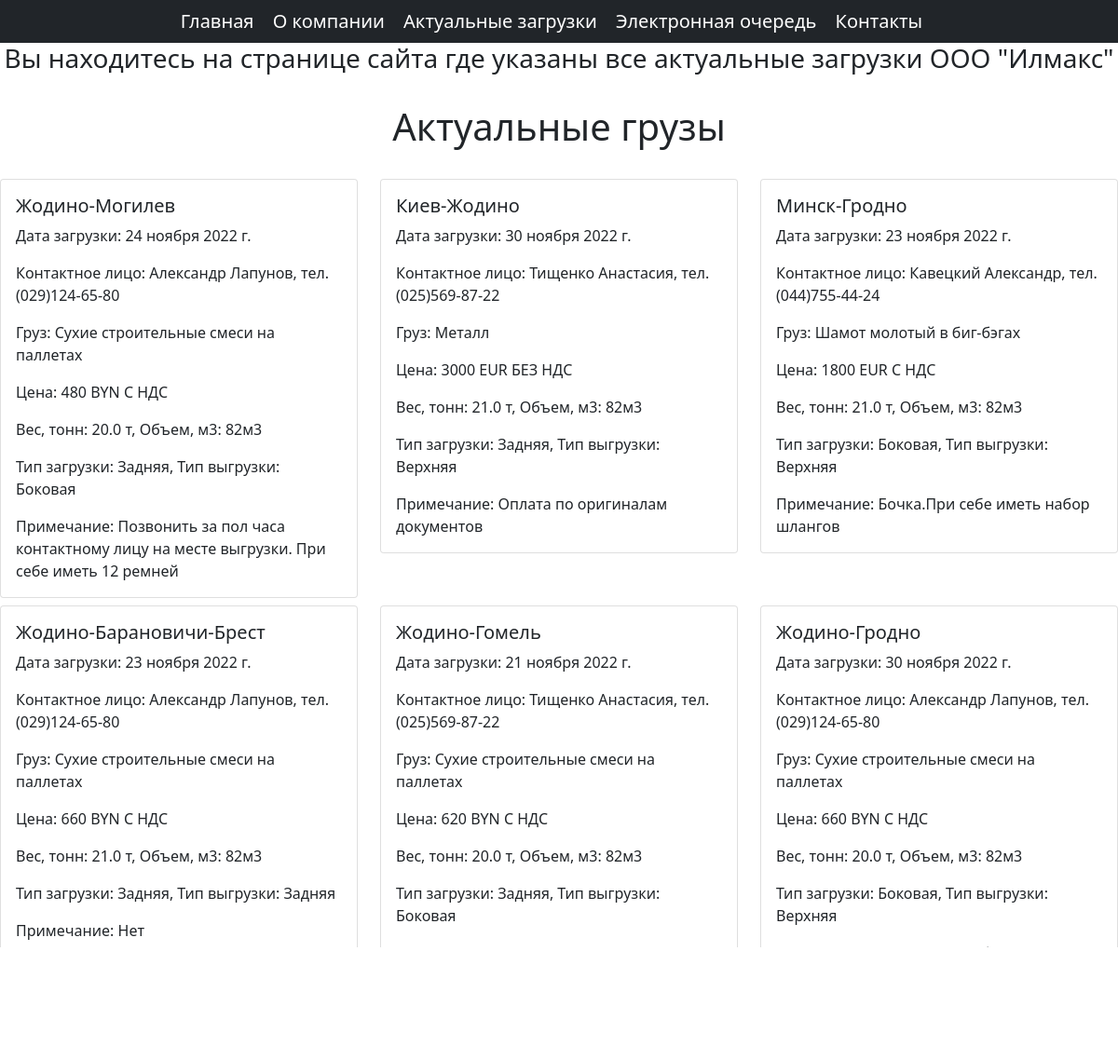
Page /actual/ on the committed database.
### main1/models.py (models this page shows, shortened)
class Actual(models.Model):
    title2 = models.CharField(max_length=200)  # маршрут перевозкиd
    date_of_transportation = models.DateField()  # поле дата загрузки
    itinerary = models.ForeignKey('Itinerary', on_delete=models.CASCADE)  # поле маршрут перевозки
    customers_contact_person = models.ForeignKey('Person', on_delete=models.CASCADE)  # поле контактное лицо заказчика
    cargos = models.ForeignKey('Cargo', on_delete=models.CASCADE) # поле груз
    price = models.CharField(max_length=20) # поле цена
    currency= models.ForeignKey('Currency', on_delete=models.CASCADE) # поле валюта
    taxes = models.ForeignKey('Tax', on_delete=models.CASCADE) # поле налог
    weight = models.ForeignKey('Weight', on_delete=models.CASCADE) # поле вес
    volume = models.ForeignKey('Volume', on_delete=models.CASCADE) # поле обьем
    typesofloading = models.ForeignKey('Typeofloading', on_delete=models.CASCADE) # поле тип загрузки
    typesofunloading = models.ForeignKey('Typeofunloading', on_delete=models.CASCADE) # поле тип выгрузки
    note = models.TextField()  # поле примечание по отгрузке

class Itinerary(models.Model):
    title = models.CharField(max_length=200)  # поле название маршрута
    def __str__(self):
        return self.title

class Person(models.Model):
    contact_person = models.CharField(max_length=200) # поле контактное лицо
    def __str__(self):
        return self.contact_person

class Cargo(models.Model):
    cargo = models.CharField(max_length=200) # поле наименование груза
    def __str__(self):
        return self.cargo

class Currency(models.Model):
    currency = models.CharField(max_length=20) # поле валюта
    def __str__(self):
        return self.currency

class Tax(models.Model):
    tax = models.CharField(max_length=50) # поле налог НДС
    def __str__(self):
        return self.tax

class Weight(models.Model):
    weight = models.FloatField() # поле вес
    def __str__(self):
        return str(self.weight)

class Volume(models.Model):
    volume = models.IntegerField() # поле обьем
    def __str__(self):
        return str(self.volume)

class Typeofloading(models.Model):
    typeofloading = models.CharField(max_length=100) # поле тип загрузки
    def __str__(self):
        return self.typeofloading

class Typeofunloading(models.Model):
    typeofunloading = models.CharField(max_length=100) # поле тип выгрузки
    def __str__(self):
        return self.typeofunloading

### main1/views.py (the view)
# urls.py: path('actual/', views.actual, name='actual'),  # путь на страницу views.homepage
def actual(request):  # функция запроса
    cargo = Actual.objects.get_queryset().order_by('id')  # получение кверисет всех обьектов, полей из созданных записей
    paginator = Paginator(cargo, 6)
    page_number = request.GET.get('page', 1)
    page = paginator.get_page(page_number)
    is_paginated = page.has_other_pages()
    if page.has_previous():
        prev_url = '?page={}'.format(page.previous_page_number())
    else:
        prev_url = ''
    if page.has_next():
        next_url = '?page={}'.format(page.next_page_number())
    else:
        next_url = ''
    context = {
        "cargo": page, # запись их в контексный словарь
        'is_paginated': is_paginated,
        'next_url': next_url,
        'prev_url': prev_url
    }
    return render(request, 'actual.html', context)  # возвращение слова и вывод в шаблон

### main1/templates/actual.html (shortened to what this page needs)
{% extends "base.html" %}
{% block page_content %}
<h3 align="center">Вы находитесь на странице сайта где указаны все актуальные загрузки ООО "Илмакс"</h3>
<br>
<h1 align="center">Актуальные грузы</h1>
<br>
<div class="row">
    {% for actual in cargo.object_list %}
    <div class="col-md-4">
        <div class="card mb-2">
            <div class="card-body">
                <h5 class="card-title"> {{actual.itinerary}}</h5>
                <p class="card-text"> Дата загрузки: {{actual.date_of_transportation }}</p>
                <p class="card-text"> Контактное лицо: {{actual.customers_contact_person }}</p>
                <p class="card-text"> Груз: {{actual.cargos }} </p>
                <p class="card-text"> Цена: {{actual.price }} {{actual.currency }} {{actual.taxes }}</p>
                <p class="card-text"> Вес, тонн: {{actual.weight }} т, Объем, м3: {{actual.volume }}м3
                <p class="card-text"> Тип загрузки: {{actual.typesofloading }}, Тип выгрузки:
                    {{actual.typesofunloading}}</p>
                <p class="card-text"> Примечание: {{actual.note }}</p>
            </div>
        </div>
    </div>
    {%endfor%}
</div>
{% if is_paginated %}
<nav aria-label="...">
    <ul class="pagination justify-content-center">
        <li class="page-item {% if not prev_url %} disabled {% endif %}">
            <a class="page-link" href="{{prev_url}}" tabindex="-1" aria-disabled="true">Назад</a>
        </li>
        {% for n in cargo.paginator.page_range %}
        {% if cargo.number == n %}
        <li class="page-item active">
            <a class="page-link" href="?page={{n}}">{{n}} <span class='sr-only'>(current)</span></a>
        </li>
        {% elif n > cargo.number|add:-3 and n < cargo.number|add:3 %}
        <li class="page-item">
            <a class="page-link" href="?page={{n }}">{{ n }}</a></li>
        {% endif %}
        {% endfor %}
        <li class="page-item {% if not next_url %} disabled {% endif %}">
            <a class="page-link" href="{{next_url}}" tabindex="-1" aria-disabled="true">Дальше</a>
        </li>
    </ul>
</nav>
{% endif %}
{% endblock %}

### kursovaya/templates/base.html (shortened to what this page needs)
<!doctype html>
{% load static %}
<html lang="en" xmlns="http://www.w3.org/1999/html">
<head>
    <link href="https://cdn.jsdelivr.net/npm/bootstrap@5.0.2/dist/css/bootstrap.min.css" rel="stylesheet"
>
    <link rel="stylesheet" href="https://use.fontawesome.com/releases/v5.15.3/css/all.css"
>
</head>
<body>
    <nav class="navbar navbar-expand-lg navbar navbar-dark bg-dark">
        <ul class="nav navbar-nav mx-auto">
            <li class="nav-item active">
                <a class="navbar-brand" href='{% url "homepage" %}'>Главная</a>
                <a class="navbar-brand" href='{% url "about_the_company" %}'>О компании</a>
                <a class="navbar-brand" href='{% url "actual" %}'>Актуальные загрузки</a>
                <a class="navbar-brand" href='{% url "carrier" %}'>Электронная очередь</a>
                <a class="navbar-brand" href='{% url "contacts" %}'>Контакты</a>
            </li>
        </ul>
    </nav>
{% block page_content %}{% endblock %}
</body>
</html>

### rows in the picture
Actual: itinerary "Жодино-Могилев", date_of_transportation "24 ноября 2022 г.", customers_contact_person "Александр Лапунов, тел.(029)124-65-80", cargos "Сухие строительные смеси на паллетах", price "480", currency "BYN", taxes "С НДС", weight "20.0", volume "82", typesofloading "Задняя", typesofunloading "Боковая", note "Позвонить за пол часа контактному лицу на месте выгрузки. При себе иметь 12 ремней"
Actual: itinerary "Киев-Жодино", date_of_transportation "30 ноября 2022 г.", customers_contact_person "Тищенко Анастасия, тел. (025)569-87-22", cargos "Металл", price "3000", currency "EUR", taxes "БЕЗ НДС", weight "21.0", volume "82", typesofloading "Задняя", typesofunloading "Верхняя", note "Оплата по оригиналам документов"
Actual: itinerary "Минск-Гродно", date_of_transportation "23 ноября 2022 г.", customers_contact_person "Кавецкий Александр, тел.(044)755-44-24", cargos "Шамот молотый в биг-бэгах", price "1800", currency "EUR", taxes "С НДС", weight "21.0", volume "82", typesofloading "Боковая", typesofunloading "Верхняя", note "Бочка.При себе иметь набор шлангов"
Actual: itinerary "Жодино-Барановичи-Брест", date_of_transportation "23 ноября 2022 г.", customers_contact_person "Александр Лапунов, тел.(029)124-65-80", cargos "Сухие строительные смеси на паллетах", price "660", currency "BYN", taxes "С НДС", weight "21.0", volume "82", typesofloading "Задняя", typesofunloading "Задняя", note "Нет"
Actual: itinerary "Жодино-Гомель", date_of_transportation "21 ноября 2022 г.", customers_contact_person "Тищенко Анастасия, тел. (025)569-87-22", cargos "Сухие строительные смеси на паллетах", price "620", currency "BYN", taxes "С НДС", weight "20.0", volume "82", typesofloading "Задняя", typesofunloading "Боковая"
Actual: itinerary "Жодино-Гродно", date_of_transportation "30 ноября 2022 г.", customers_contact_person "Александр Лапунов, тел.(029)124-65-80", cargos "Сухие строительные смеси на паллетах", price "660", currency "BYN", taxes "С НДС", weight "20.0", volume "82", typesofloading "Боковая", typesofunloading "Верхняя", note "Выгрузка на объекте, при себе иметь паспорт"
